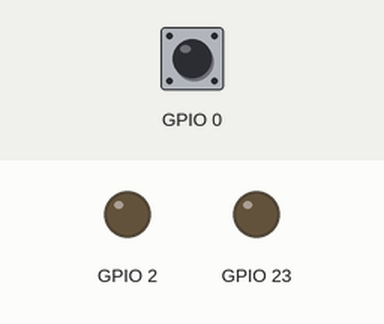
Bench run of a program on a simulated ESP32. On the bench: output pins drawn as LEDs (lit = HIGH). Dashed ring = blinking. The test bench sets the inputs (shaded band); at power-on: GPIO 0 HIGH.

Above: at 1.2 s.
1.3 s: GPIO 0 pulled LOW for 1 s
At 2.25 s:
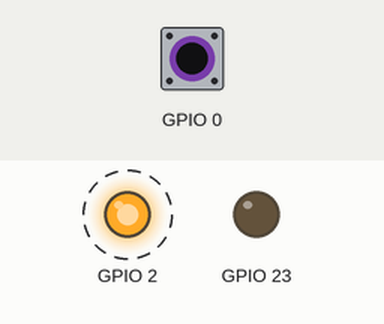
4.8 s: GPIO 0 pulled LOW for 0.15 s
6.4 s: GPIO 0 pulled LOW for 3.2 s
At 7.75 s:
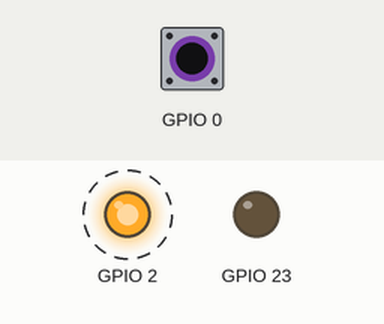
Timing chart, 0 to 17.1 s (numbered marks = the images above; inputs shaded):
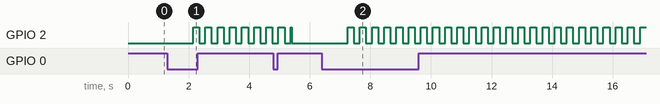

The program:

main.cpp
```cpp
#include <Arduino.h>
#include "LED.h"
#include <OneButton.h>

// Khai báo 2 LED
LED led1(LED_PIN, LED_ACT);     // LED1 (built-in hoặc LED ngoài)
LED led2(LED2_PIN, LED2_ACT);   // LED2 (mắc thêm ngoài)

// Biến để theo dõi LED nào đang được điều khiển
LED* currentLed = &led1;  // mặc định điều khiển LED1

// Khai báo button
OneButton button(BTN_PIN, !BTN_ACT);

// Callback
void btnPush();
void btnHold();
void btnDouble();

void setup()
{
    led1.off();
    led2.off();

    // Gán callback cho button
    button.attachClick(btnPush);
    button.attachLongPressStart(btnHold);
    button.attachDoubleClick(btnDouble);
}

void loop()
{
    led1.loop();
    led2.loop();
    button.tick();
}

// Single click: bật/tắt LED đang chọn
void btnPush()
{
    currentLed->flip();
}

// Long press: LED đang chọn nhấp nháy 200ms
void btnHold()
{
    currentLed->blink(200);
}

// Double click: đổi sang LED khác
void btnDouble()
{
    if (currentLed == &led1)
        currentLed = &led2;
    else
        currentLed = &led1;
}
```

LED.h
```cpp
/***
 * LED.h: A class for Led objects
 * By: Nguyen Anh Tuan (Apr., 2022)
 *
 ***/
#pragma once
#include <Arduino.h>

class LED
{
public:
    LED(const byte pin, const bool active);
    void on();
    void off();
    void flip();
    void blink(int duration);
    void loop();

private:
    const byte _pin;
    const bool _active; // LOW/HIGH

    unsigned long _timer = 0;   // ms
    unsigned int _duration = 0; // ms

    enum States
    {
        OFF,
        ON,
        BLINK,
    } state = OFF;
};

/*** Implementation: ***/

LED::LED(const byte pin, const bool active) : _pin(pin), _active(active)
{
    pinMode(_pin, OUTPUT);
    off();
}

void LED::on()
{
    digitalWrite(_pin, _active);
    state = ON;
}

void LED::off()
{
    digitalWrite(_pin, !_active);
    state = OFF;
}

void LED::flip()
{
    if (state == OFF)
        on();
    else
        off();
}

void LED::blink(int duration)
{
    _duration = duration;
    state = BLINK;
}

void LED::loop()
{
    switch (state)
    {
    case OFF:
    case ON:
        break;

    case BLINK:
        if ((millis() - _timer) > _duration)
        {
            digitalWrite(_pin, !digitalRead(_pin));
            _timer = millis();
        }
        break;
    }
}
```

Measured:
- after the input at 1.3 s, GPIO 2: alternates HIGH for 0.20 s and LOW for 0.20 s, starting after 0.85 s
- after the input at 6.4 s, GPIO 2: alternates HIGH for 0.20 s and LOW for 0.20 s, starting after 0.85 s
